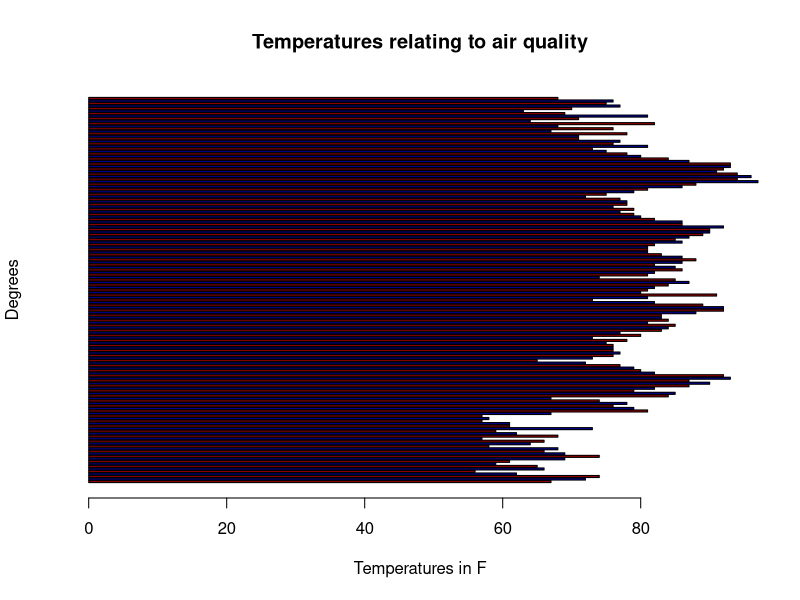
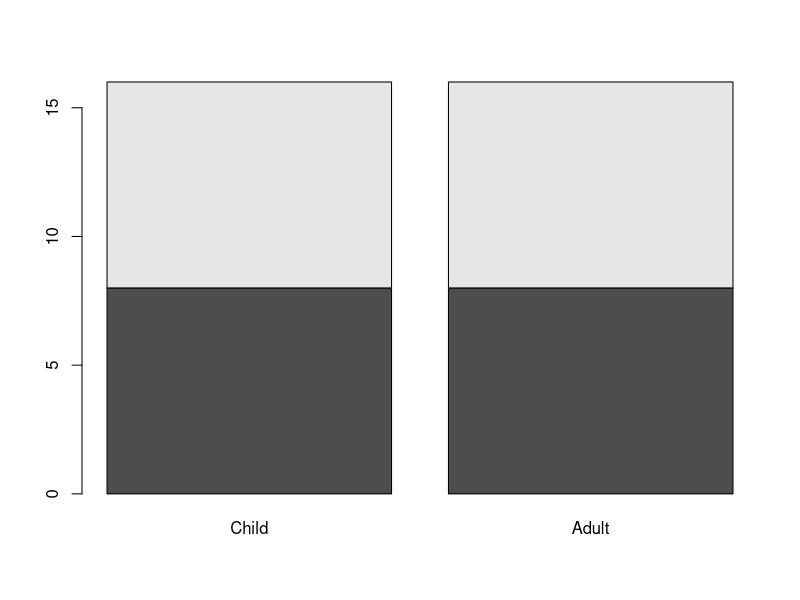
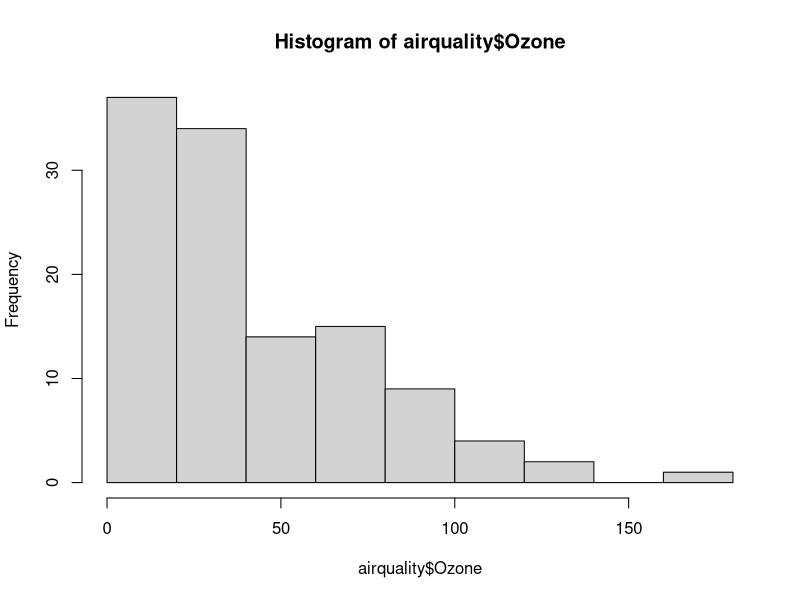

Here is the R script that generated these plots, in order:
data()
View(airquality) #View Dataset

airqualitytemps<- airquality$Temp #store all data from temp column in dataset


barplot(airqualitytemps, main="Temperatures relating to air quality",
        xlab="Temperatures in F",
        ylab="Degrees", col=c("darkred","darkblue"), horiz=TRUE)

colors()  #show all available colors

View(Titanic)
titanicData<- as.data.frame(Titanic) #convert atomic vector into dataframe for use

table(titanicData$Survived, titanicData$Class)  #table showing how many survived per each class
 barplot(table(titanicData$Survived, titanicData$Age)) #barplot showing how many survived by age group
View(women)

hairEyeColorData <- as.data.frame(HairEyeColor)
hist(airquality$Ozone)
